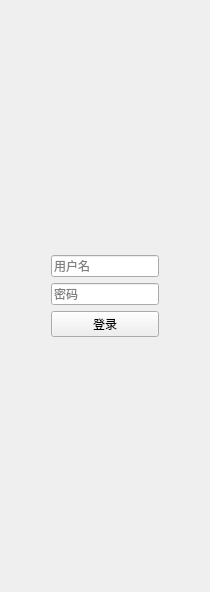
      <widget class="QWidget" name="page">
       <layout class="QGridLayout" name="gridLayout_2">
        <item row="0" column="0">
         <spacer name="verticalSpacer_4">
          <property name="orientation">
           <enum>Qt::Vertical</enum>
          </property>
          <property name="sizeHint" stdset="0">
           <size>
            <width>20</width>
            <height>244</height>
           </size>
          </property>
         </spacer>
        </item>
        <item row="1" column="0">
         <layout class="QHBoxLayout" name="horizontalLayout_16">
          <item>
           <spacer name="horizontalSpacer_5">
            <property name="orientation">
             <enum>Qt::Horizontal</enum>
            </property>
            <property name="sizeHint" stdset="0">
             <size>
              <width>40</width>
              <height>20</height>
             </size>
            </property>
           </spacer>
          </item>
          <item>
           <layout class="QVBoxLayout" name="verticalLayout_9">
            <item>
             <widget class="QLineEdit" name="username">
              <property name="placeholderText">
               <string>用户名</string>
              </property>
             </widget>
            </item>
            <item>
             <widget class="QLineEdit" name="password">
              <property name="echoMode">
               <enum>QLineEdit::Password</enum>
              </property>
              <property name="placeholderText">
               <string>密码</string>
              </property>
             </widget>
            </item>
            <item>
             <widget class="QPushButton" name="loginButton">
              <property name="text">
               <string>登录</string>
              </property>
             </widget>
            </item>
           </layout>
          </item>
          <item>
           <spacer name="horizontalSpacer_6">
            <property name="orientation">
             <enum>Qt::Horizontal</enum>
            </property>
            <property name="sizeHint" stdset="0">
             <size>
              <width>40</width>
              <height>20</height>
             </size>
            </property>
           </spacer>
          </item>
         </layout>
        </item>
        <item row="2" column="0">
         <spacer name="verticalSpacer_5">
          <property name="orientation">
           <enum>Qt::Vertical</enum>
          </property>
          <property name="sizeHint" stdset="0">
           <size>
            <width>20</width>
            <height>244</height>
           </size>
          </property>
         </spacer>
        </item>
       </layout>
      </widget>
